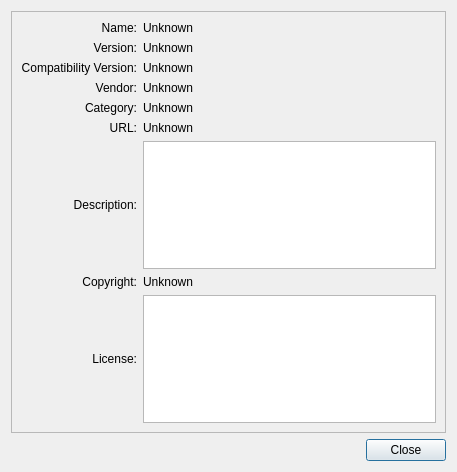
<?xml version="1.0" encoding="UTF-8"?>
<ui version="4.0">
 <class>PluginDetailsDialog</class>
 <widget class="QDialog" name="PluginDetailsDialog">
  <property name="geometry">
   <rect>
    <x>0</x>
    <y>0</y>
    <width>457</width>
    <height>472</height>
   </rect>
  </property>
  <property name="windowTitle">
   <string>Dialog</string>
  </property>
  <layout class="QVBoxLayout" name="verticalLayout">
   <item>
    <widget class="QFrame" name="frame">
     <property name="frameShape">
      <enum>QFrame::StyledPanel</enum>
     </property>
     <property name="frameShadow">
      <enum>QFrame::Raised</enum>
     </property>
     <layout class="QGridLayout" name="gridLayout">
      <item row="0" column="0">
       <widget class="QLabel" name="label_Name">
        <property name="text">
         <string>Name:</string>
        </property>
        <property name="alignment">
         <set>Qt::AlignRight|Qt::AlignTrailing|Qt::AlignVCenter</set>
        </property>
       </widget>
      </item>
      <item row="1" column="0">
       <widget class="QLabel" name="label_Version">
        <property name="text">
         <string>Version:</string>
        </property>
        <property name="alignment">
         <set>Qt::AlignRight|Qt::AlignTrailing|Qt::AlignVCenter</set>
        </property>
       </widget>
      </item>
      <item row="2" column="0">
       <widget class="QLabel" name="label_CompatibilityVersion">
        <property name="text">
         <string>Compatibility Version:</string>
        </property>
        <property name="alignment">
         <set>Qt::AlignRight|Qt::AlignTrailing|Qt::AlignVCenter</set>
        </property>
       </widget>
      </item>
      <item row="3" column="0">
       <widget class="QLabel" name="label_Vendor">
        <property name="text">
         <string>Vendor:</string>
        </property>
        <property name="alignment">
         <set>Qt::AlignRight|Qt::AlignTrailing|Qt::AlignVCenter</set>
        </property>
       </widget>
      </item>
      <item row="4" column="0">
       <widget class="QLabel" name="label_Category">
        <property name="text">
         <string>Category:</string>
        </property>
        <property name="alignment">
         <set>Qt::AlignRight|Qt::AlignTrailing|Qt::AlignVCenter</set>
        </property>
       </widget>
      </item>
      <item row="5" column="0">
       <widget class="QLabel" name="label_URL">
        <property name="text">
         <string>URL:</string>
        </property>
        <property name="alignment">
         <set>Qt::AlignRight|Qt::AlignTrailing|Qt::AlignVCenter</set>
        </property>
       </widget>
      </item>
      <item row="8" column="0">
       <widget class="QLabel" name="label_License">
        <property name="text">
         <string>License:</string>
        </property>
        <property name="alignment">
         <set>Qt::AlignRight|Qt::AlignTrailing|Qt::AlignVCenter</set>
        </property>
       </widget>
      </item>
      <item row="0" column="1">
       <widget class="QLabel" name="label_NameValue">
        <property name="text">
         <string>Unknown</string>
        </property>
       </widget>
      </item>
      <item row="1" column="1">
       <widget class="QLabel" name="label_VersionValue">
        <property name="text">
         <string>Unknown</string>
        </property>
       </widget>
      </item>
      <item row="2" column="1">
       <widget class="QLabel" name="label_CompatibilityVersionValue">
        <property name="text">
         <string>Unknown</string>
        </property>
       </widget>
      </item>
      <item row="3" column="1">
       <widget class="QLabel" name="label_VendorValue">
        <property name="text">
         <string>Unknown</string>
        </property>
       </widget>
      </item>
      <item row="4" column="1">
       <widget class="QLabel" name="label_CategoryValue">
        <property name="text">
         <string>Unknown</string>
        </property>
       </widget>
      </item>
      <item row="5" column="1">
       <widget class="QLabel" name="label">
        <property name="text">
         <string>Unknown</string>
        </property>
       </widget>
      </item>
      <item row="6" column="1">
       <widget class="QTextEdit" name="textEdit"/>
      </item>
      <item row="6" column="0">
       <widget class="QLabel" name="label_Description">
        <property name="text">
         <string>Description:</string>
        </property>
        <property name="alignment">
         <set>Qt::AlignRight|Qt::AlignTrailing|Qt::AlignVCenter</set>
        </property>
       </widget>
      </item>
      <item row="8" column="1">
       <widget class="QTextBrowser" name="textBrowser"/>
      </item>
      <item row="7" column="0">
       <widget class="QLabel" name="label_2">
        <property name="text">
         <string>Copyright:</string>
        </property>
        <property name="alignment">
         <set>Qt::AlignRight|Qt::AlignTrailing|Qt::AlignVCenter</set>
        </property>
       </widget>
      </item>
      <item row="7" column="1">
       <widget class="QLabel" name="label_3">
        <property name="text">
         <string>Unknown</string>
        </property>
       </widget>
      </item>
     </layout>
    </widget>
   </item>
   <item>
    <widget class="QDialogButtonBox" name="buttonBox">
     <property name="orientation">
      <enum>Qt::Horizontal</enum>
     </property>
     <property name="standardButtons">
      <set>QDialogButtonBox::Close</set>
     </property>
    </widget>
   </item>
  </layout>
 </widget>
 <resources/>
 <connections>
  <connection>
   <sender>buttonBox</sender>
   <signal>accepted()</signal>
   <receiver>PluginDetailsDialog</receiver>
   <slot>accept()</slot>
   <hints>
    <hint type="sourcelabel">
     <x>248</x>
     <y>254</y>
    </hint>
    <hint type="destinationlabel">
     <x>157</x>
     <y>274</y>
    </hint>
   </hints>
  </connection>
  <connection>
   <sender>buttonBox</sender>
   <signal>rejected()</signal>
   <receiver>PluginDetailsDialog</receiver>
   <slot>reject()</slot>
   <hints>
    <hint type="sourcelabel">
     <x>316</x>
     <y>260</y>
    </hint>
    <hint type="destinationlabel">
     <x>286</x>
     <y>274</y>
    </hint>
   </hints>
  </connection>
 </connections>
</ui>
